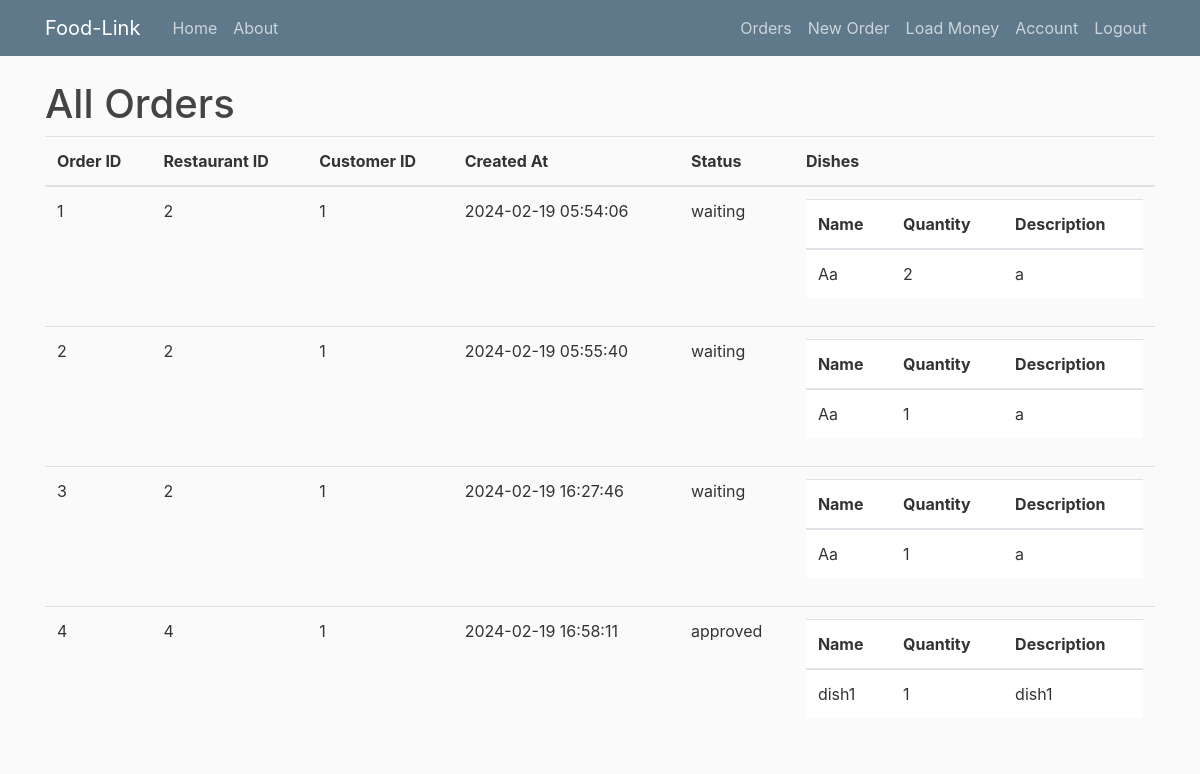
Page /orders (signed in) on the committed database.
### flaskblog/models.py (models this page shows, shortened)
class Order(db.Model):
    id = db.Column(db.Integer, primary_key=True)
    restaurant_id = db.Column(db.String(50), nullable=False)
    customer_id = db.Column(db.Integer, db.ForeignKey('user.id'), nullable=False)
    created_at = db.Column(db.DateTime, default=datetime.utcnow, nullable=False)
    status = db.Column(db.String(50), nullable=False, default='open')  # open, wait, approved, disapproved

class OrderDish(db.Model):
    id = db.Column(db.Integer, primary_key=True)
    dish_id = db.Column(db.Integer, db.ForeignKey('dish.id'), nullable=False)
    order_id = db.Column(db.Integer, db.ForeignKey('order.id'))
    quantity = db.Column(db.Integer, nullable=False)
    customer_id = db.Column(db.Integer, db.ForeignKey('user.id'), nullable=False)
    dish = db.relationship('Dish', backref=db.backref('order_dishes', lazy=True))
    order = db.relationship('Order', backref=db.backref('order_dishes', lazy=True))
    status = db.Column(db.String(50), nullable=False, default='open')  # open, wait, approved, disapproved

class Dish(db.Model):
    id = db.Column(db.Integer, primary_key=True)
    name = db.Column(db.String(50), nullable=False)
    description = db.Column(db.Text, nullable=False)
    cost = db.Column(db.Float, nullable=False)
    restaurant_owner_id = db.Column(db.Integer, db.ForeignKey('user.id'), nullable=False)
    restaurant_owner = db.relationship('User', backref=db.backref('dishes', lazy=True))

### flaskblog/routes.py (the view)
@app.route('/orders')
@login_required
def orders():
    if current_user.user_type != 'customer':
        flash("only clients can view their orders!", 'danger')
        return redirect(url_for('home'))
    orders = Order.query.filter_by(customer_id=current_user.id).all()
    order_details = [] # the data we'll send to the template
    for order in orders:
        order_dishes = OrderDish.query.filter_by(order_id=order.id).all()
        order_details.append({'order': order, 'dishes': order_dishes})
    return render_template('orders.html', order_details=order_details)

### flaskblog/models.py (called while the page is built)
@login_manager.user_loader
def load_user(user_id):
    return User.query.get(int(user_id))

### flaskblog/templates/orders.html
{% extends "layout.html" %}
{% block content %}
<h1>All Orders</h1>
<table class="table">
    <thead>
        <tr>
            <th>Order ID</th>
            <th>Restaurant ID</th>
            <th>Customer ID</th>
            <th>Created At</th>
            <th>Status</th>
            <th>Dishes</th>
        </tr>
    </thead>
    <tbody>
        {% for order_detail in order_details %}
        <tr>
            <td>{{ order_detail.order.id }}</td>
            <td>{{ order_detail.order.restaurant_id }}</td>
            <td>{{ order_detail.order.customer_id }}</td>
            <td>{{ order_detail.order.created_at.strftime('%Y-%m-%d %H:%M:%S') }}</td>
            <td>{{ order_detail.order.status }}</td>
            <td>
                <table class="table">
                    <thead>
                        <tr>
                            <th>Name</th>
                            <th>Quantity</th>
                            <th>Description</th>
                        </tr>
                    </thead>
                    <tbody>
                        {% for order_dish in order_detail.dishes %}
                        <tr>
                            <td>{{ order_dish.dish.name }}</td>
                            <td>{{ order_dish.quantity }}</td>
                            <td>{{ order_dish.dish.description }}</td>
                        </tr>
                        {% endfor %}
                    </tbody>
                </table>
            </td>
        </tr>
        {% endfor %}
    </tbody>
</table>
{% endblock %}

### flaskblog/templates/layout.html (shortened to what this page needs)
<!DOCTYPE html>
<html>
<head>
    <link rel="stylesheet" href="https://maxcdn.bootstrapcdn.com/bootstrap/4.0.0/css/bootstrap.min.css">
    <link rel="stylesheet" type="text/css" href="{{ url_for('static', filename='main.css') }}">
</head>
<body>
    <header class="site-header">
      <nav class="navbar navbar-expand-md navbar-dark bg-steel fixed-top">
        <div class="container">
          <a class="navbar-brand mr-4" href="/">Food-Link</a>
          <div class="collapse navbar-collapse" id="navbarToggle">
            <div class="navbar-nav mr-auto">
              <a class="nav-item nav-link" href="{{ url_for('home') }}">Home</a>
              <a class="nav-item nav-link" href="{{ url_for('about') }}">About</a>
            </div>
            <div class="navbar-nav">
              {% if current_user.is_authenticated %}
                {% if current_user.user_type == 'customer' %}
                    <a class="nav-item nav-link" href="{{ url_for('orders') }}">Orders</a>
                    <a class="nav-item nav-link" href="{{ url_for('create_order') }}">New Order</a>
                    <a class="nav-item nav-link" href="{{ url_for('load_money') }}">Load Money</a>
                    <a class="nav-item nav-link" href="{{ url_for('account') }}">Account</a>
                    <a class="nav-item nav-link" href="{{ url_for('logout') }}">Logout</a>
                {% endif %}
                {% else %}
                    <a class="nav-item nav-link" href="{{ url_for('login') }}">Login</a>
                    <a class="nav-item nav-link" href="{{ url_for('register') }}">Register</a>
                {% endif %}
            </div>
          </div>
        </div>
      </nav>
    </header>
    <main role="main" class="container">
      <div class="row">
        <div class="col-md-12">
          {% block content %}{% endblock %}
        </div>
      </div>
    </main>
</body>
</html>

### flaskblog/static/main.css (style rules this page uses)
body { background: #fafafa; color: #333333; margin-top: 5rem; }
h1, h2, h3, h4, h5, h6 { color: #444444; }
.bg-steel { background-color: #5f788a; }
.site-header .navbar-nav .nav-link { color: #cbd5db; }

### rows in the picture
Order: order.id "1", order.restaurant_id "2", order.customer_id "1", order.created_at "2024-02-19 05:54:06", order.status "waiting"
OrderDish: dish.name "Aa", quantity "2", dish.description "a"
Order: order.id "2", order.restaurant_id "2", order.customer_id "1", order.created_at "2024-02-19 05:55:40", order.status "waiting"
OrderDish: dish.name "Aa", quantity "1", dish.description "a"
Order: order.id "3", order.restaurant_id "2", order.customer_id "1", order.created_at "2024-02-19 16:27:46", order.status "waiting"
OrderDish: dish.name "Aa", quantity "1", dish.description "a"
Order: order.id "4", order.restaurant_id "4", order.customer_id "1", order.created_at "2024-02-19 16:58:11", order.status "approved"
OrderDish: dish.name "dish1", quantity "1", dish.description "dish1"
